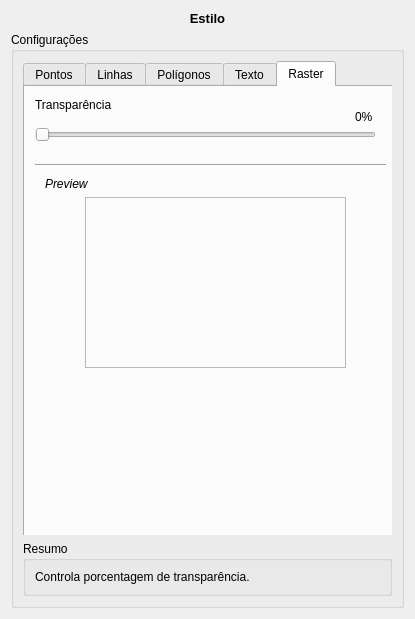
<?xml version="1.0" encoding="UTF-8"?>
<ui version="4.0">
 <class>StyleFrameForm</class>
 <widget class="QWidget" name="StyleFrameForm">
  <property name="geometry">
   <rect>
    <x>0</x>
    <y>0</y>
    <width>415</width>
    <height>619</height>
   </rect>
  </property>
  <property name="sizePolicy">
   <sizepolicy hsizetype="Ignored" vsizetype="Ignored">
    <horstretch>0</horstretch>
    <verstretch>0</verstretch>
   </sizepolicy>
  </property>
  <property name="maximumSize">
   <size>
    <width>8777215</width>
    <height>16777215</height>
   </size>
  </property>
  <property name="windowTitle">
   <string>Form</string>
  </property>
  <layout class="QGridLayout" name="gridLayout_5">
   <item row="0" column="0">
    <layout class="QGridLayout" name="gridLayout_4">
     <item row="1" column="0">
      <widget class="QGroupBox" name="groupBox">
       <property name="sizePolicy">
        <sizepolicy hsizetype="Expanding" vsizetype="Expanding">
         <horstretch>0</horstretch>
         <verstretch>0</verstretch>
        </sizepolicy>
       </property>
       <property name="title">
        <string>Configurações</string>
       </property>
       <layout class="QGridLayout" name="gridLayout_3">
        <item row="1" column="0">
         <widget class="QGroupBox" name="groupBox_2">
          <property name="sizePolicy">
           <sizepolicy hsizetype="Expanding" vsizetype="Fixed">
            <horstretch>0</horstretch>
            <verstretch>0</verstretch>
           </sizepolicy>
          </property>
          <property name="title">
           <string>Resumo</string>
          </property>
          <layout class="QGridLayout" name="gridLayout_2">
           <item row="0" column="0">
            <widget class="QLabel" name="label">
             <property name="text">
              <string>Controla porcentagem de transparência.</string>
             </property>
            </widget>
           </item>
          </layout>
         </widget>
        </item>
        <item row="0" column="0">
         <widget class="QWidget" name="widget" native="true">
          <widget class="QTabWidget" name="tabWidget">
           <property name="geometry">
            <rect>
             <x>0</x>
             <y>0</y>
             <width>371</width>
             <height>481</height>
            </rect>
           </property>
           <property name="currentIndex">
            <number>4</number>
           </property>
           <widget class="QWidget" name="tab_3">
            <attribute name="title">
             <string>Pontos</string>
            </attribute>
            <widget class="QLabel" name="label_3">
             <property name="geometry">
              <rect>
               <x>10</x>
               <y>20</y>
               <width>31</width>
               <height>16</height>
              </rect>
             </property>
             <property name="text">
              <string>Cor</string>
             </property>
            </widget>
            <widget class="QLabel" name="label_4">
             <property name="geometry">
              <rect>
               <x>150</x>
               <y>20</y>
               <width>46</width>
               <height>13</height>
              </rect>
             </property>
             <property name="text">
              <string>Tamanho</string>
             </property>
            </widget>
            <widget class="QLabel" name="label_5">
             <property name="geometry">
              <rect>
               <x>150</x>
               <y>60</y>
               <width>46</width>
               <height>13</height>
              </rect>
             </property>
             <property name="text">
              <string>Tipo</string>
             </property>
            </widget>
            <widget class="QLabel" name="label_6">
             <property name="geometry">
              <rect>
               <x>10</x>
               <y>100</y>
               <width>46</width>
               <height>13</height>
              </rect>
             </property>
             <property name="font">
              <font>
               <italic>true</italic>
              </font>
             </property>
             <property name="text">
              <string>Preview</string>
             </property>
            </widget>
            <widget class="QToolButton" name="toolButton">
             <property name="geometry">
              <rect>
               <x>50</x>
               <y>20</y>
               <width>51</width>
               <height>20</height>
              </rect>
             </property>
             <property name="text">
              <string>Alterar</string>
             </property>
            </widget>
            <widget class="QComboBox" name="comboBox">
             <property name="geometry">
              <rect>
               <x>210</x>
               <y>10</y>
               <width>74</width>
               <height>22</height>
              </rect>
             </property>
            </widget>
            <widget class="QComboBox" name="comboBox_2">
             <property name="geometry">
              <rect>
               <x>210</x>
               <y>50</y>
               <width>74</width>
               <height>22</height>
              </rect>
             </property>
            </widget>
            <widget class="Line" name="line">
             <property name="geometry">
              <rect>
               <x>10</x>
               <y>80</y>
               <width>351</width>
               <height>20</height>
              </rect>
             </property>
             <property name="orientation">
              <enum>Qt::Horizontal</enum>
             </property>
            </widget>
            <widget class="QFrame" name="frame_2">
             <property name="geometry">
              <rect>
               <x>50</x>
               <y>130</y>
               <width>261</width>
               <height>171</height>
              </rect>
             </property>
             <property name="frameShape">
              <enum>QFrame::StyledPanel</enum>
             </property>
             <property name="frameShadow">
              <enum>QFrame::Raised</enum>
             </property>
            </widget>
           </widget>
           <widget class="QWidget" name="tab_4">
            <attribute name="title">
             <string>Linhas</string>
            </attribute>
            <widget class="QLabel" name="label_7">
             <property name="geometry">
              <rect>
               <x>10</x>
               <y>100</y>
               <width>46</width>
               <height>13</height>
              </rect>
             </property>
             <property name="font">
              <font>
               <italic>true</italic>
              </font>
             </property>
             <property name="text">
              <string>Preview</string>
             </property>
            </widget>
            <widget class="QToolButton" name="toolButton_2">
             <property name="geometry">
              <rect>
               <x>50</x>
               <y>20</y>
               <width>51</width>
               <height>20</height>
              </rect>
             </property>
             <property name="text">
              <string>Alterar</string>
             </property>
            </widget>
            <widget class="QComboBox" name="comboBox_3">
             <property name="geometry">
              <rect>
               <x>210</x>
               <y>50</y>
               <width>74</width>
               <height>22</height>
              </rect>
             </property>
            </widget>
            <widget class="QLabel" name="label_8">
             <property name="geometry">
              <rect>
               <x>10</x>
               <y>20</y>
               <width>31</width>
               <height>16</height>
              </rect>
             </property>
             <property name="text">
              <string>Cor</string>
             </property>
            </widget>
            <widget class="QLabel" name="label_9">
             <property name="geometry">
              <rect>
               <x>150</x>
               <y>60</y>
               <width>46</width>
               <height>13</height>
              </rect>
             </property>
             <property name="text">
              <string>Estilo</string>
             </property>
            </widget>
            <widget class="QComboBox" name="comboBox_4">
             <property name="geometry">
              <rect>
               <x>210</x>
               <y>10</y>
               <width>74</width>
               <height>22</height>
              </rect>
             </property>
            </widget>
            <widget class="QLabel" name="label_10">
             <property name="geometry">
              <rect>
               <x>150</x>
               <y>20</y>
               <width>46</width>
               <height>13</height>
              </rect>
             </property>
             <property name="text">
              <string>Largura</string>
             </property>
            </widget>
            <widget class="Line" name="line_2">
             <property name="geometry">
              <rect>
               <x>10</x>
               <y>80</y>
               <width>351</width>
               <height>20</height>
              </rect>
             </property>
             <property name="orientation">
              <enum>Qt::Horizontal</enum>
             </property>
            </widget>
            <widget class="QFrame" name="frame">
             <property name="geometry">
              <rect>
               <x>50</x>
               <y>130</y>
               <width>261</width>
               <height>171</height>
              </rect>
             </property>
             <property name="frameShape">
              <enum>QFrame::StyledPanel</enum>
             </property>
             <property name="frameShadow">
              <enum>QFrame::Raised</enum>
             </property>
            </widget>
           </widget>
           <widget class="QWidget" name="tab_5">
            <attribute name="title">
             <string>Polígonos</string>
            </attribute>
            <widget class="QLabel" name="label_11">
             <property name="geometry">
              <rect>
               <x>10</x>
               <y>10</y>
               <width>91</width>
               <height>20</height>
              </rect>
             </property>
             <property name="font">
              <font>
               <weight>75</weight>
               <bold>true</bold>
              </font>
             </property>
             <property name="text">
              <string>Preenchimento</string>
             </property>
            </widget>
            <widget class="QLabel" name="label_12">
             <property name="geometry">
              <rect>
               <x>190</x>
               <y>10</y>
               <width>61</width>
               <height>20</height>
              </rect>
             </property>
             <property name="font">
              <font>
               <weight>75</weight>
               <bold>true</bold>
              </font>
             </property>
             <property name="text">
              <string>Contorno</string>
             </property>
            </widget>
            <widget class="Line" name="line_3">
             <property name="geometry">
              <rect>
               <x>160</x>
               <y>10</y>
               <width>20</width>
               <height>221</height>
              </rect>
             </property>
             <property name="orientation">
              <enum>Qt::Vertical</enum>
             </property>
            </widget>
            <widget class="Line" name="line_4">
             <property name="geometry">
              <rect>
               <x>0</x>
               <y>230</y>
               <width>351</width>
               <height>16</height>
              </rect>
             </property>
             <property name="orientation">
              <enum>Qt::Horizontal</enum>
             </property>
            </widget>
            <widget class="QLabel" name="label_13">
             <property name="geometry">
              <rect>
               <x>10</x>
               <y>40</y>
               <width>46</width>
               <height>13</height>
              </rect>
             </property>
             <property name="text">
              <string>Cor</string>
             </property>
            </widget>
            <widget class="QLabel" name="label_14">
             <property name="geometry">
              <rect>
               <x>10</x>
               <y>80</y>
               <width>81</width>
               <height>16</height>
              </rect>
             </property>
             <property name="text">
              <string>Transparência</string>
             </property>
            </widget>
            <widget class="QLabel" name="label_15">
             <property name="geometry">
              <rect>
               <x>10</x>
               <y>140</y>
               <width>46</width>
               <height>13</height>
              </rect>
             </property>
             <property name="text">
              <string>Estilo</string>
             </property>
            </widget>
            <widget class="QLabel" name="label_16">
             <property name="geometry">
              <rect>
               <x>10</x>
               <y>250</y>
               <width>46</width>
               <height>13</height>
              </rect>
             </property>
             <property name="font">
              <font>
               <italic>true</italic>
              </font>
             </property>
             <property name="text">
              <string>Preview</string>
             </property>
            </widget>
            <widget class="QFrame" name="frame_3">
             <property name="geometry">
              <rect>
               <x>50</x>
               <y>280</y>
               <width>261</width>
               <height>171</height>
              </rect>
             </property>
             <property name="frameShape">
              <enum>QFrame::StyledPanel</enum>
             </property>
             <property name="frameShadow">
              <enum>QFrame::Raised</enum>
             </property>
            </widget>
            <widget class="QLabel" name="label_17">
             <property name="geometry">
              <rect>
               <x>180</x>
               <y>80</y>
               <width>81</width>
               <height>16</height>
              </rect>
             </property>
             <property name="text">
              <string>Largura</string>
             </property>
            </widget>
            <widget class="QLabel" name="label_18">
             <property name="geometry">
              <rect>
               <x>190</x>
               <y>40</y>
               <width>46</width>
               <height>13</height>
              </rect>
             </property>
             <property name="text">
              <string>Cor</string>
             </property>
            </widget>
            <widget class="QLabel" name="label_19">
             <property name="geometry">
              <rect>
               <x>180</x>
               <y>140</y>
               <width>46</width>
               <height>13</height>
              </rect>
             </property>
             <property name="text">
              <string>Estilo</string>
             </property>
            </widget>
            <widget class="QToolButton" name="toolButton_3">
             <property name="geometry">
              <rect>
               <x>40</x>
               <y>40</y>
               <width>51</width>
               <height>19</height>
              </rect>
             </property>
             <property name="text">
              <string>Alterar</string>
             </property>
            </widget>
            <widget class="QToolButton" name="toolButton_4">
             <property name="geometry">
              <rect>
               <x>220</x>
               <y>40</y>
               <width>51</width>
               <height>19</height>
              </rect>
             </property>
             <property name="text">
              <string>Alterar</string>
             </property>
            </widget>
            <widget class="QComboBox" name="comboBox_5">
             <property name="geometry">
              <rect>
               <x>10</x>
               <y>100</y>
               <width>74</width>
               <height>22</height>
              </rect>
             </property>
            </widget>
            <widget class="QComboBox" name="comboBox_6">
             <property name="geometry">
              <rect>
               <x>10</x>
               <y>160</y>
               <width>74</width>
               <height>22</height>
              </rect>
             </property>
            </widget>
            <widget class="QComboBox" name="comboBox_7">
             <property name="geometry">
              <rect>
               <x>180</x>
               <y>100</y>
               <width>74</width>
               <height>22</height>
              </rect>
             </property>
            </widget>
            <widget class="QComboBox" name="comboBox_8">
             <property name="geometry">
              <rect>
               <x>180</x>
               <y>160</y>
               <width>74</width>
               <height>22</height>
              </rect>
             </property>
            </widget>
           </widget>
           <widget class="QWidget" name="tab">
            <attribute name="title">
             <string>Texto</string>
            </attribute>
            <widget class="QCheckBox" name="checkBox">
             <property name="geometry">
              <rect>
               <x>20</x>
               <y>140</y>
               <width>101</width>
               <height>18</height>
              </rect>
             </property>
             <property name="text">
              <string>Tamanho fixo</string>
             </property>
            </widget>
            <widget class="QCheckBox" name="checkBox_2">
             <property name="geometry">
              <rect>
               <x>140</x>
               <y>140</y>
               <width>71</width>
               <height>18</height>
              </rect>
             </property>
             <property name="text">
              <string>Negrito</string>
             </property>
            </widget>
            <widget class="QCheckBox" name="checkBox_3">
             <property name="geometry">
              <rect>
               <x>230</x>
               <y>140</y>
               <width>71</width>
               <height>18</height>
              </rect>
             </property>
             <property name="text">
              <string>Itálico</string>
             </property>
            </widget>
            <widget class="QLabel" name="label_20">
             <property name="geometry">
              <rect>
               <x>10</x>
               <y>190</y>
               <width>46</width>
               <height>13</height>
              </rect>
             </property>
             <property name="font">
              <font>
               <italic>true</italic>
              </font>
             </property>
             <property name="text">
              <string>Preview</string>
             </property>
            </widget>
            <widget class="QFrame" name="frame_4">
             <property name="geometry">
              <rect>
               <x>50</x>
               <y>210</y>
               <width>261</width>
               <height>171</height>
              </rect>
             </property>
             <property name="frameShape">
              <enum>QFrame::StyledPanel</enum>
             </property>
             <property name="frameShadow">
              <enum>QFrame::Raised</enum>
             </property>
            </widget>
            <widget class="Line" name="line_5">
             <property name="geometry">
              <rect>
               <x>0</x>
               <y>170</y>
               <width>351</width>
               <height>16</height>
              </rect>
             </property>
             <property name="orientation">
              <enum>Qt::Horizontal</enum>
             </property>
            </widget>
            <widget class="Line" name="line_6">
             <property name="geometry">
              <rect>
               <x>0</x>
               <y>120</y>
               <width>351</width>
               <height>16</height>
              </rect>
             </property>
             <property name="orientation">
              <enum>Qt::Horizontal</enum>
             </property>
            </widget>
            <widget class="QLabel" name="label_21">
             <property name="geometry">
              <rect>
               <x>20</x>
               <y>20</y>
               <width>46</width>
               <height>13</height>
              </rect>
             </property>
             <property name="text">
              <string>Cor</string>
             </property>
            </widget>
            <widget class="QToolButton" name="toolButton_5">
             <property name="geometry">
              <rect>
               <x>50</x>
               <y>20</y>
               <width>51</width>
               <height>19</height>
              </rect>
             </property>
             <property name="text">
              <string>Alterar</string>
             </property>
            </widget>
            <widget class="QLabel" name="label_22">
             <property name="geometry">
              <rect>
               <x>20</x>
               <y>60</y>
               <width>41</width>
               <height>16</height>
              </rect>
             </property>
             <property name="text">
              <string>Fonte</string>
             </property>
            </widget>
            <widget class="QComboBox" name="comboBox_9">
             <property name="geometry">
              <rect>
               <x>60</x>
               <y>60</y>
               <width>101</width>
               <height>22</height>
              </rect>
             </property>
            </widget>
            <widget class="QLabel" name="label_23">
             <property name="geometry">
              <rect>
               <x>20</x>
               <y>100</y>
               <width>51</width>
               <height>16</height>
              </rect>
             </property>
             <property name="text">
              <string>Tamanho</string>
             </property>
            </widget>
            <widget class="QSpinBox" name="spinBox">
             <property name="geometry">
              <rect>
               <x>80</x>
               <y>90</y>
               <width>46</width>
               <height>22</height>
              </rect>
             </property>
            </widget>
           </widget>
           <widget class="QWidget" name="tab_2">
            <attribute name="title">
             <string>Raster</string>
            </attribute>
            <widget class="Line" name="line_7">
             <property name="geometry">
              <rect>
               <x>10</x>
               <y>70</y>
               <width>351</width>
               <height>16</height>
              </rect>
             </property>
             <property name="orientation">
              <enum>Qt::Horizontal</enum>
             </property>
            </widget>
            <widget class="QLabel" name="label_24">
             <property name="geometry">
              <rect>
               <x>20</x>
               <y>90</y>
               <width>46</width>
               <height>13</height>
              </rect>
             </property>
             <property name="font">
              <font>
               <italic>true</italic>
              </font>
             </property>
             <property name="text">
              <string>Preview</string>
             </property>
            </widget>
            <widget class="QFrame" name="frame_5">
             <property name="geometry">
              <rect>
               <x>60</x>
               <y>110</y>
               <width>261</width>
               <height>171</height>
              </rect>
             </property>
             <property name="frameShape">
              <enum>QFrame::StyledPanel</enum>
             </property>
             <property name="frameShadow">
              <enum>QFrame::Raised</enum>
             </property>
            </widget>
            <widget class="QLabel" name="label_25">
             <property name="geometry">
              <rect>
               <x>10</x>
               <y>10</y>
               <width>81</width>
               <height>16</height>
              </rect>
             </property>
             <property name="text">
              <string>Transparência</string>
             </property>
            </widget>
            <widget class="QSlider" name="horizontalSlider">
             <property name="geometry">
              <rect>
               <x>10</x>
               <y>40</y>
               <width>341</width>
               <height>16</height>
              </rect>
             </property>
             <property name="orientation">
              <enum>Qt::Horizontal</enum>
             </property>
            </widget>
            <widget class="QLabel" name="label_26">
             <property name="geometry">
              <rect>
               <x>330</x>
               <y>20</y>
               <width>31</width>
               <height>20</height>
              </rect>
             </property>
             <property name="text">
              <string>0%</string>
             </property>
            </widget>
           </widget>
          </widget>
         </widget>
        </item>
       </layout>
      </widget>
     </item>
     <item row="0" column="0">
      <widget class="QLabel" name="label_2">
       <property name="font">
        <font>
         <pointsize>10</pointsize>
         <weight>75</weight>
         <bold>true</bold>
        </font>
       </property>
       <property name="text">
        <string>Estilo</string>
       </property>
       <property name="alignment">
        <set>Qt::AlignCenter</set>
       </property>
      </widget>
     </item>
    </layout>
   </item>
   <item row="1" column="0">
    <layout class="QGridLayout" name="gridLayout"/>
   </item>
  </layout>
 </widget>
 <resources/>
 <connections/>
</ui>
